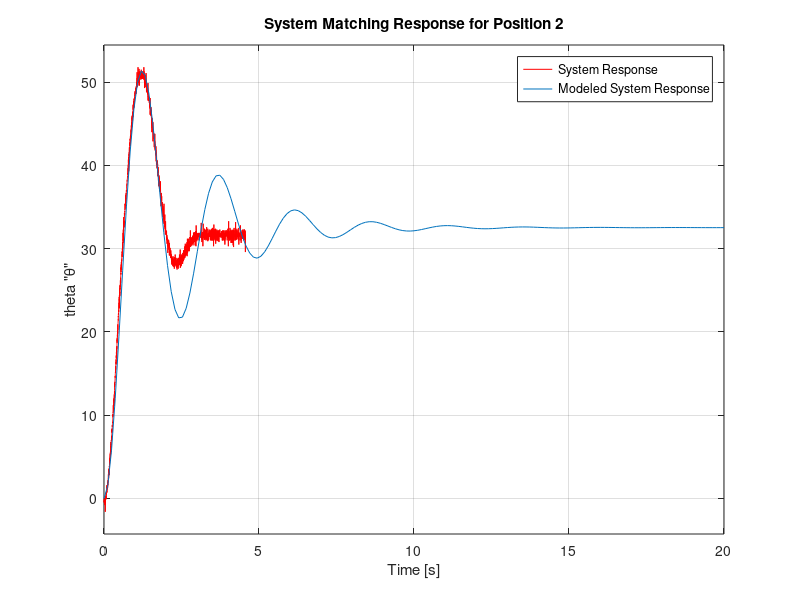

Source code (MATLAB): (Note: this script raises an error after producing the figure.)
% Filtered Position 2 data
close all;
load('filPos2Data.mat')

pos2_x = filPos2Data(:,1);
pos2_y = filPos2Data(:,2);
figure(1);
plot(pos2_x,pos2_y-pos2_y(1,1),'-r')
hold on
eps = 1.504-1.333;
wn = 2.6424-0.05 ;
gain = 223.65 -5;
sys = tf([gain],[1 2*eps*wn wn^2]);
step(sys)
title('System Matching Response for Position 2')
ylabel('theta "\theta"')
legend('System Response','Modeled System Response')
stepinfo(sys)
